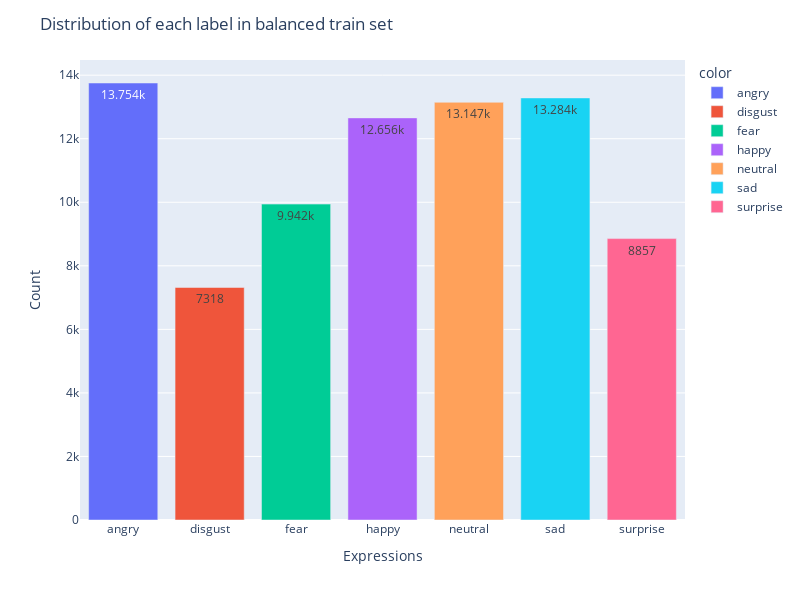

Notebook cell for this chart:
### Code cell
labels = ["angry", "disgust", "fear", "happy", "neutral", "sad", "surprise"]
fig = px.bar(x=labels, y=class_count_in_balanced_train_set, color=labels)

fig.update_layout(
    title="Distribution of each label in balanced train set",
    xaxis_title="Expressions",
    yaxis_title="Count",
    height=600,
    width=800,
)

fig.update_traces(texttemplate="%{y}", textposition="inside")

fig.show()

### Figure 1 — Plotly figure (JSON) as saved in the notebook; plotly's stock layout.template omitted (floating-point values rounded to 4 significant figures)
{"data": [{"alignmentgroup": "True", "hovertemplate": "color=angry<br>x=%{x}<br>y=%{y}<extra></extra>", "legendgroup": "angry", "marker": {"color": "#636efa", "pattern": {"shape": ""}}, "name": "angry", "offsetgroup": "angry", "orientation": "v", "showlegend": true, "textposition": "inside", "texttemplate": "%{y}", "type": "bar", "x": ["angry"], "xaxis": "x", "y": [13754], "yaxis": "y"}, {"alignmentgroup": "True", "hovertemplate": "color=disgust<br>x=%{x}<br>y=%{y}<extra></extra>", "legendgroup": "disgust", "marker": {"color": "#EF553B", "pattern": {"shape": ""}}, "name": "disgust", "offsetgroup": "disgust", "orientation": "v", "showlegend": true, "textposition": "inside", "texttemplate": "%{y}", "type": "bar", "x": ["disgust"], "xaxis": "x", "y": [7318], "yaxis": "y"}, {"alignmentgroup": "True", "hovertemplate": "color=fear<br>x=%{x}<br>y=%{y}<extra></extra>", "legendgroup": "fear", "marker": {"color": "#00cc96", "pattern": {"shape": ""}}, "name": "fear", "offsetgroup": "fear", "orientation": "v", "showlegend": true, "textposition": "inside", "texttemplate": "%{y}", "type": "bar", "x": ["fear"], "xaxis": "x", "y": [9942], "yaxis": "y"}, {"alignmentgroup": "True", "hovertemplate": "color=happy<br>x=%{x}<br>y=%{y}<extra></extra>", "legendgroup": "happy", "marker": {"color": "#ab63fa", "pattern": {"shape": ""}}, "name": "happy", "offsetgroup": "happy", "orientation": "v", "showlegend": true, "textposition": "inside", "texttemplate": "%{y}", "type": "bar", "x": ["happy"], "xaxis": "x", "y": [12656], "yaxis": "y"}, {"alignmentgroup": "True", "hovertemplate": "color=neutral<br>x=%{x}<br>y=%{y}<extra></extra>", "legendgroup": "neutral", "marker": {"color": "#FFA15A", "pattern": {"shape": ""}}, "name": "neutral", "offsetgroup": "neutral", "orientation": "v", "showlegend": true, "textposition": "inside", "texttemplate": "%{y}", "type": "bar", "x": ["neutral"], "xaxis": "x", "y": [13147], "yaxis": "y"}, {"alignmentgroup": "True", "hovertemplate": "color=sad<br>x=%{x}<br>y=%{y}<extra></extra>", "legendgroup": "sad", "marker": {"color": "#19d3f3", "pattern": {"shape": ""}}, "name": "sad", "offsetgroup": "sad", "orientation": "v", "showlegend": true, "textposition": "inside", "texttemplate": "%{y}", "type": "bar", "x": ["sad"], "xaxis": "x", "y": [13284], "yaxis": "y"}, {"alignmentgroup": "True", "hovertemplate": "color=surprise<br>x=%{x}<br>y=%{y}<extra></extra>", "legendgroup": "surprise", "marker": {"color": "#FF6692", "pattern": {"shape": ""}}, "name": "surprise", "offsetgroup": "surprise", "orientation": "v", "showlegend": true, "textposition": "inside", "texttemplate": "%{y}", "type": "bar", "x": ["surprise"], "xaxis": "x", "y": [8857], "yaxis": "y"}], "layout": {"barmode": "relative", "height": 600, "legend": {"title": {"text": "color"}, "tracegroupgap": 0}, "margin": {"t": 60}, "title": {"text": "Distribution of each label in balanced train set"}, "width": 800, "xaxis": {"anchor": "y", "domain": [0, 1], "title": {"text": "Expressions"}}, "yaxis": {"anchor": "x", "domain": [0, 1], "title": {"text": "Count"}}}}
